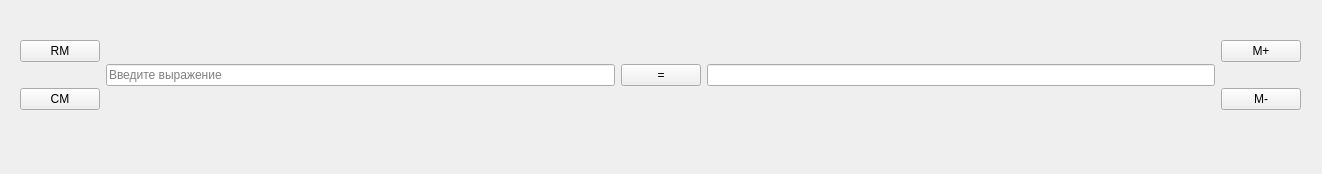
<?xml version="1.0" encoding="UTF-8"?>
<ui version="4.0">
 <class>MainWindow</class>
 <widget class="QMainWindow" name="MainWindow">
  <property name="geometry">
   <rect>
    <x>0</x>
    <y>0</y>
    <width>1322</width>
    <height>174</height>
   </rect>
  </property>
  <property name="windowTitle">
   <string>MainWindow</string>
  </property>
  <widget class="QWidget" name="centralwidget">
   <widget class="QWidget" name="layoutWidget">
    <property name="geometry">
     <rect>
      <x>20</x>
      <y>20</y>
      <width>1281</width>
      <height>111</height>
     </rect>
    </property>
    <layout class="QHBoxLayout" name="horizontalLayout_2">
     <item>
      <layout class="QVBoxLayout" name="verticalLayout_2">
       <item>
        <widget class="QPushButton" name="rm">
         <property name="font">
          <font>
           <stylestrategy>PreferAntialias</stylestrategy>
          </font>
         </property>
         <property name="cursor">
          <cursorShape>PointingHandCursor</cursorShape>
         </property>
         <property name="text">
          <string>RM</string>
         </property>
        </widget>
       </item>
       <item>
        <widget class="QPushButton" name="cm">
         <property name="font">
          <font>
           <stylestrategy>PreferAntialias</stylestrategy>
          </font>
         </property>
         <property name="cursor">
          <cursorShape>PointingHandCursor</cursorShape>
         </property>
         <property name="text">
          <string>CM</string>
         </property>
        </widget>
       </item>
      </layout>
     </item>
     <item>
      <layout class="QHBoxLayout" name="horizontalLayout">
       <item>
        <widget class="QLineEdit" name="input_">
         <property name="font">
          <font>
           <stylestrategy>PreferAntialias</stylestrategy>
          </font>
         </property>
         <property name="cursor">
          <cursorShape>IBeamCursor</cursorShape>
         </property>
         <property name="placeholderText">
          <string notr="true">Введите выражение</string>
         </property>
         <property name="clearButtonEnabled">
          <bool>true</bool>
         </property>
        </widget>
       </item>
       <item>
        <widget class="QPushButton" name="btn">
         <property name="font">
          <font>
           <stylestrategy>PreferAntialias</stylestrategy>
          </font>
         </property>
         <property name="cursor">
          <cursorShape>PointingHandCursor</cursorShape>
         </property>
         <property name="text">
          <string>=</string>
         </property>
         <property name="default">
          <bool>false</bool>
         </property>
        </widget>
       </item>
       <item>
        <widget class="QLineEdit" name="result">
         <property name="font">
          <font>
           <stylestrategy>PreferAntialias</stylestrategy>
          </font>
         </property>
         <property name="readOnly">
          <bool>true</bool>
         </property>
        </widget>
       </item>
      </layout>
     </item>
     <item>
      <layout class="QVBoxLayout" name="verticalLayout">
       <item>
        <widget class="QPushButton" name="m_plus">
         <property name="font">
          <font>
           <stylestrategy>PreferAntialias</stylestrategy>
          </font>
         </property>
         <property name="cursor">
          <cursorShape>PointingHandCursor</cursorShape>
         </property>
         <property name="text">
          <string>M+</string>
         </property>
        </widget>
       </item>
       <item>
        <widget class="QPushButton" name="m_minus">
         <property name="font">
          <font>
           <stylestrategy>PreferAntialias</stylestrategy>
          </font>
         </property>
         <property name="cursor">
          <cursorShape>PointingHandCursor</cursorShape>
         </property>
         <property name="text">
          <string>M-</string>
         </property>
        </widget>
       </item>
      </layout>
     </item>
    </layout>
   </widget>
  </widget>
  <widget class="QMenuBar" name="menubar">
   <property name="geometry">
    <rect>
     <x>0</x>
     <y>0</y>
     <width>1322</width>
     <height>23</height>
    </rect>
   </property>
   <property name="font">
    <font>
     <stylestrategy>PreferAntialias</stylestrategy>
    </font>
   </property>
   <property name="cursor">
    <cursorShape>PointingHandCursor</cursorShape>
   </property>
  </widget>
 </widget>
 <resources/>
 <connections/>
</ui>
